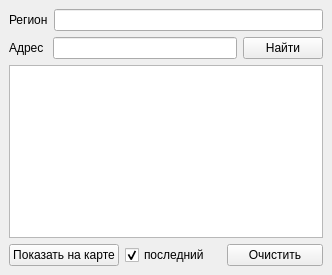
<?xml version="1.0" encoding="UTF-8"?>
<ui version="4.0">
 <class>DockWidget</class>
 <widget class="QDockWidget" name="DockWidget">
  <property name="geometry">
   <rect>
    <x>0</x>
    <y>0</y>
    <width>332</width>
    <height>275</height>
   </rect>
  </property>
  <property name="toolTip">
   <string/>
  </property>
  <property name="windowTitle">
   <string>Где эта улица, где этот дом...</string>
  </property>
  <widget class="QWidget" name="dockWidgetContents">
   <layout class="QGridLayout" name="gridLayout">
    <item row="1" column="0">
     <layout class="QVBoxLayout" name="verticalLayout">
      <item>
       <layout class="QHBoxLayout" name="horizontalLayout_3">
        <item>
         <widget class="QLabel" name="label">
          <property name="text">
           <string>Регион</string>
          </property>
         </widget>
        </item>
        <item>
         <widget class="QLineEdit" name="leRegion">
          <property name="toolTip">
           <string/>
          </property>
         </widget>
        </item>
       </layout>
      </item>
      <item>
       <layout class="QHBoxLayout" name="horizontalLayout_2">
        <item>
         <widget class="QLabel" name="label_2">
          <property name="text">
           <string>Адрес </string>
          </property>
         </widget>
        </item>
        <item>
         <widget class="QLineEdit" name="leAddress">
          <property name="toolTip">
           <string/>
          </property>
         </widget>
        </item>
        <item>
         <widget class="QPushButton" name="pushButton_search">
          <property name="text">
           <string>Найти</string>
          </property>
         </widget>
        </item>
       </layout>
      </item>
      <item>
       <widget class="QListWidget" name="listWidget"/>
      </item>
      <item>
       <layout class="QHBoxLayout" name="horizontalLayout">
        <item>
         <widget class="QPushButton" name="pushButton_map">
          <property name="text">
           <string>Показать на карте</string>
          </property>
         </widget>
        </item>
        <item>
         <widget class="QCheckBox" name="checkBox">
          <property name="text">
           <string>последний</string>
          </property>
          <property name="checked">
           <bool>true</bool>
          </property>
         </widget>
        </item>
        <item>
         <widget class="QPushButton" name="pushButton_clear">
          <property name="text">
           <string>Очистить</string>
          </property>
         </widget>
        </item>
       </layout>
      </item>
     </layout>
    </item>
   </layout>
  </widget>
 </widget>
 <tabstops>
  <tabstop>leRegion</tabstop>
  <tabstop>leAddress</tabstop>
  <tabstop>pushButton_search</tabstop>
  <tabstop>listWidget</tabstop>
  <tabstop>pushButton_clear</tabstop>
  <tabstop>pushButton_map</tabstop>
 </tabstops>
 <resources/>
 <connections/>
</ui>
